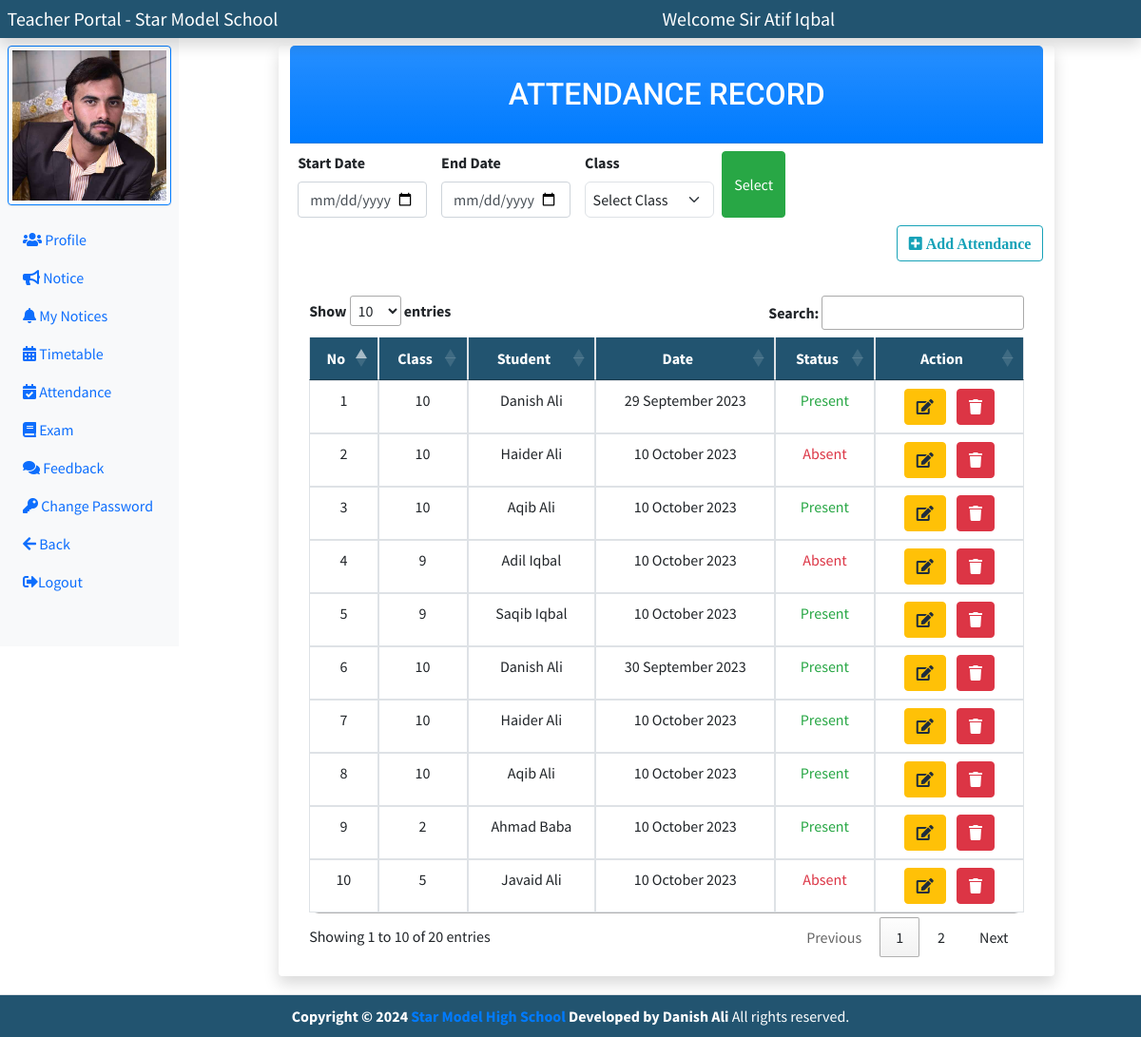
/teacher/index.php?attendance (signed in), run on the app's committed database.
### tables this page shows
CREATE TABLE `attendance` (
  `attendance_id` int(11) NOT NULL,
  `a_teacher_id` int(11) NOT NULL,
  `a_class_id` int(11) NOT NULL,
  `a_student_id` int(11) NOT NULL,
  `attendance_status` enum('Present','Absent','Leave') NOT NULL,
  `attendance_date` datetime NOT NULL DEFAULT current_timestamp()
);

CREATE TABLE `class` (
  `class_id` int(11) NOT NULL,
  `class_name` varchar(50) NOT NULL,
  `subject_name` varchar(300) NOT NULL,
  `section_name` varchar(50) NOT NULL,
  `c_teacher_id` int(11) NOT NULL,
  `created_at` datetime NOT NULL DEFAULT current_timestamp()
);

CREATE TABLE `students` (
  `student_id` int(11) NOT NULL,
  `student_rollno` varchar(20) NOT NULL,
  `student_name` varchar(100) NOT NULL,
  `student_email` varchar(30) NOT NULL,
  `student_password` varchar(200) NOT NULL,
  `student_class` int(11) NOT NULL,
  `student_section` int(11) NOT NULL,
  `student_dob` date NOT NULL,
  `student_pic` varchar(300) NOT NULL,
  `student_phone` varchar(30) NOT NULL,
  `student_address` varchar(200) NOT NULL,
  `student_age` int(2) NOT NULL,
  `student_gender` enum('Male','Female') NOT NULL,
  `student_verify` enum('Active','Disable') NOT NULL DEFAULT 'Active',
  `student_admission_date` datetime NOT NULL DEFAULT current_timestamp(),
  `father_cnic` varchar(20) NOT NULL
);

### teacher/attendance.php (the view, shortened to what this page needs)
<div class="container-fluid my-5 row col-md-10 mx-auto">
    <div class="card shadow">
        <div class="card-header text-center bg-primary bg-gradient text-white">
            <h2 class="my-heading">ATTENDANCE RECORD</h2>
        </div>
        <nav class="navbar">
            <form method="post" class="d-flex justify-content-center">
                <div class="row">
                    <div class="col-md-4">
                        <label for="att_date" class="form-label">Start Date</label>
                        <input type="date" class="form-control" id="start_date" name="start_date">
                    </div>
                    <div class="col-md-4">
                        <label for="att_date" class="form-label">End Date</label>
                        <input type="date" class="form-control" id="end_date" name="end_date">
                    </div>
                    <div class="col-md-4">
                    <label for="class_name" class="form-label">Class</label>
                        <select id="class_name" class="form-select col-md-12" name="class_name" required>
                            <option value="" selected disabled>Select Class</option>
                        </select>
                    </div>
                </div>
                <button class="btn btn-success mx-2" id="class_btn" name="class_btn" type="submit">Select</button>
            </form>
        </nav>
        <div class="">
        <a href="index.php?add_attendance" class="float-end btn btn-outline-info mb-3"> <i class="fas fa-plus-square"> Add Attendance</i></a>
    </div>
        <div class="card-body">
            <table class="table text-center my-table" id="my-dataTable">
                <thead class="table-light">
                    <tr>
                        <th scope="col">No</th>
                        <th scope="col">Class</th>
                        <th scope="col">Student</th>
                        <th scope="col">Date</th>
                        <th scope="col">Status</th>
                        <th scope="col">Action</th>
                    </tr>
                </thead>
                <tbody>
                    <?php
                    if (isset($_POST['start_date']) && !empty($_POST['start_date']) && isset($_POST['end_date']) && !empty($_POST['end_date']) && isset($_POST['end_date']) && !empty($_POST['end_date']) && isset($_POST['class_name']) && !empty($_POST['class_name'])) {
                        $start_date = $_POST['start_date'];
                        $end_date = $_POST['end_date'];
                        $class_name = $_POST['class_name'];
                        $att_sql = "SELECT * FROM `attendance` WHERE a_class_id = $class_name AND attendance_date BETWEEN '$start_date' AND '$end_date'";
                        $att_result = $conn->query($att_sql);
                        $sno = 1;
                        if ($att_result->num_rows > 0) {
                            while ($att_row = $att_result->fetch_assoc()) {
                                $status = $att_row['attendance_status'];
                                $dateStr = $att_row['attendance_date'];
                                $convertedDate = date("d F Y", strtotime($dateStr));
                    ?>
                                <tr>
                                    <td><?= $sno++ ?></td>
                                    <td>
                                        <?php
                                        $attendance_class_id = $att_row['a_class_id'];
                                        $fetch_class_sql = "SELECT class_name FROM class WHERE class_id = '$attendance_class_id' ";
                                        $class_result = $conn->query($fetch_class_sql);
                                        $fetch_class_row = $class_result->fetch_assoc();
                                        echo $fetch_class_row['class_name'];
                                        ?>
                                    </td>
                                    <td>
                                        <?php
                                        $exam_student_id = $att_row['a_student_id'];
                                        $fetch_student_sql = "SELECT student_name FROM students WHERE student_id = '$exam_student_id' ";
                                        $student_result = $conn->query($fetch_student_sql);
                                        $fetch_student_row = $student_result->fetch_assoc();
                                        echo $fetch_student_row['student_name'];
                                        ?>
                                    </td>
                                    <td><?= $convertedDate ?></td>
                                    <?php if ($status === "Present") { ?>
                                        <td class="text-success"><?= $status ?></td>
                                    <?php  } else if ($status === "Absent") {    ?>
                                        <td class="text-danger"><?= $status ?></td>
                                    <?php  } else if ($status === "Leave") {    ?>
                                        <td class="text-warning"><?= $status ?></td>
                                    <?php  }  ?>
                                    <td>
                                        <a class="btn btn-warning mx-1" href="index.php?edit_att_id=<?= $att_row['attendance_id'] ?>"><i class="fa fa-edit"></i></a>
                                        <a class="btn btn-danger mx-1" href="index.php?delete_att_id=<?= $att_row['attendance_id'] ?>"><i class="fa fa-trash"></i></a>
                                    </td>
                                </tr>
                            <?php
                            }
                        } else {
                            ?>
                            <tr>
                                <td colspan="8">No attendance found for this student</td>
                            </tr>
                            <?php
                        }
                    } else {
                        $att_sql = "SELECT * FROM `attendance`";
                        $att_result = $conn->query($att_sql);
                        $sno = 1;
                        if ($att_result->num_rows > 0) {
                            while ($att_row = $att_result->fetch_assoc()) {
                                $status = $att_row['attendance_status'];
                                $dateStr = $att_row['attendance_date'];
                                $convertedDate = date("d F Y", strtotime($dateStr));
                            ?>
                                <tr>
                                    <td><?= $sno++ ?></td>
                                    <td>
                                        <?php
                                        $attendance_class_id = $att_row['a_class_id'];
                                        $fetch_class_sql = "SELECT class_name FROM class WHERE class_id = '$attendance_class_id' ";
                                        $class_result = $conn->query($fetch_class_sql);
                                        $fetch_class_row = $class_result->fetch_assoc();
                                        echo $fetch_class_row['class_name'];
                                        ?>
                                    </td>
                                    <td>
                                        <?php
                                        $exam_student_id = $att_row['a_student_id'];
                                        $fetch_student_sql = "SELECT student_name FROM students WHERE student_id = '$exam_student_id' ";
                                        $student_result = $conn->query($fetch_student_sql);
                                        $fetch_student_row = $student_result->fetch_assoc();
                                        echo $fetch_student_row['student_name'];
                                        ?>
                                    </td>
                                    <td><?= $convertedDate ?></td>
                                    <?php if ($status === "Present") { ?>
                                        <td class="text-success"><?= $status ?></td>
                                    <?php  } else if ($status === "Absent") {    ?>
                                        <td class="text-danger"><?= $status ?></td>
                                    <?php  } else if ($status === "Leave") {    ?>
                                        <td class="text-warning"><?= $status ?></td>
                                    <?php  }  ?>
                                    <td>
                                        <a class="btn btn-warning mx-1" href="index.php?edit_att_id=<?= $att_row['attendance_id'] ?>"><i class="fa fa-edit"></i></a>
                                        <a class="btn btn-danger mx-1" href="index.php?delete_att_id=<?= $att_row['attendance_id'] ?>"><i class="fa fa-trash"></i></a>
                                    </td>
                                </tr>
                            <?php
                            }
                        } else {
                            ?>
                            <tr>
                                <td colspan="8">No attendance found for this student</td>
                            </tr>
                    <?php
                        }
                    }
                    ?>
                </tbody>
            </table>
        </div>
    </div>
</div>

### teacher/partials/teacher_head.php (style rules this page uses)
body { overflow-x: hidden; }
.my-heading { font-family: 'Baloo Paaji 2', cursive; font-family: 'Mulish', sans-serif; font-family: 'Roboto', sans-serif; text-align: center; font-size: 2rem; color: #fff; padding: 20px 0; margin: 0; transition: transform 0.3s ease-in-out; }
@media (min-width: 768px) { .my-table { border-collapse: collapse; border-radius: 10px; width: 100%; } }
@media (min-width: 768px) { .my-table th, .my-table td { padding: 10px; text-align: center; border: 1px solid #dee2e6; } }
@media (min-width: 768px) { .my-table th { background-color: #225470; color: white; font-weight: bold; } }
@media (min-width: 768px) { .my-table tbody tr:nth-child(odd) { background-color: #f2f2f2; } }
@media (min-width: 768px) { .my-table th { border-top: none; } }
@media (min-width: 768px) { .my-table tbody tr td { transition: box-shadow 0.3s ease; } }

### data on the page
attendance: a_class.class_name "10", a_student.student_name "Danish Ali", attendance_date "29 September 2023", attendance_status "Present"
attendance: a_class.class_name "10", a_student.student_name "Haider Ali", attendance_date "10 October 2023", attendance_status "Absent"
attendance: a_class.class_name "10", a_student.student_name "Aqib Ali", attendance_date "10 October 2023", attendance_status "Present"
attendance: a_class.class_name "9", a_student.student_name "Adil Iqbal", attendance_date "10 October 2023", attendance_status "Absent"
attendance: a_class.class_name "9", a_student.student_name "Saqib Iqbal", attendance_date "10 October 2023", attendance_status "Present"
attendance: a_class.class_name "10", a_student.student_name "Danish Ali", attendance_date "30 September 2023", attendance_status "Present"
attendance: a_class.class_name "10", a_student.student_name "Haider Ali", attendance_date "10 October 2023", attendance_status "Present"
attendance: a_class.class_name "10", a_student.student_name "Aqib Ali", attendance_date "10 October 2023", attendance_status "Present"
attendance: a_class.class_name "2", a_student.student_name "Ahmad Baba", attendance_date "10 October 2023", attendance_status "Present"
attendance: a_class.class_name "5", a_student.student_name "Javaid Ali", attendance_date "10 October 2023", attendance_status "Absent"

### other printed values
$gender "Sir"
$teacher_name "Atif Iqbal"
